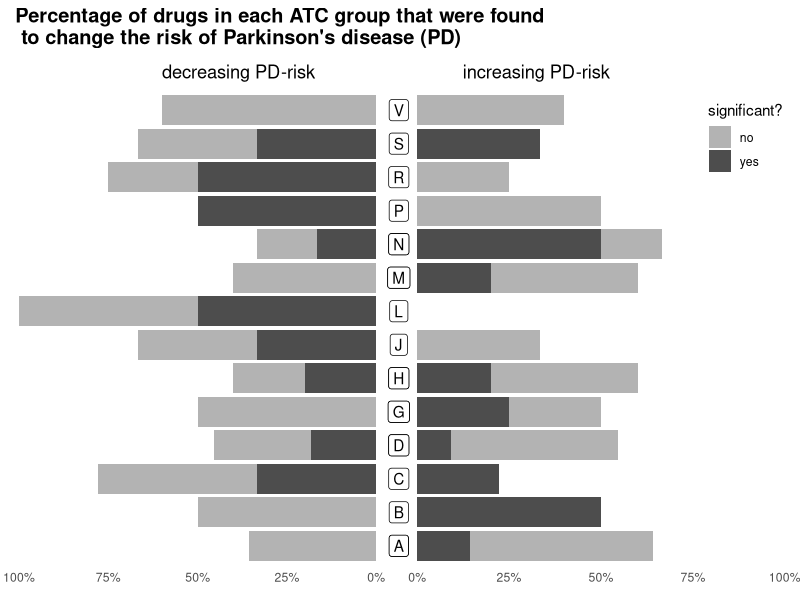
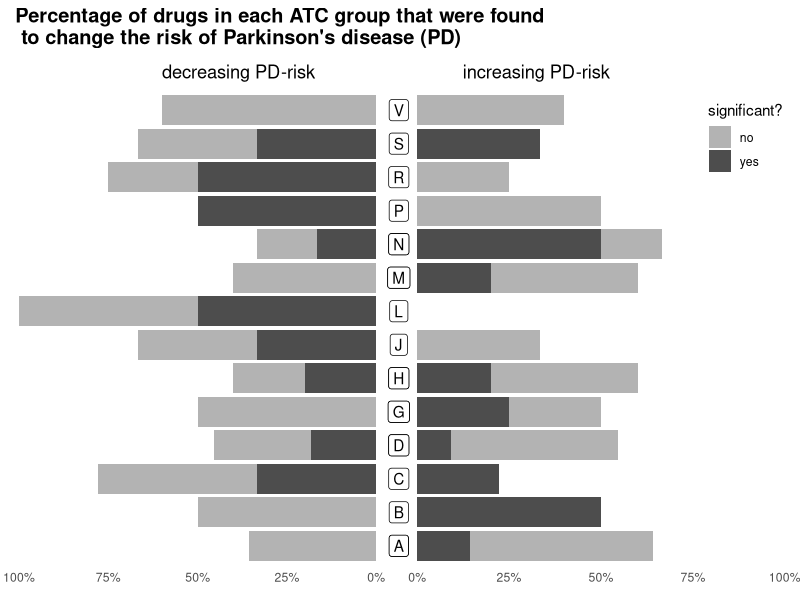

R code for these plots, in order:
# DESCRIPTION: General analysis of the ATC-level2 results
# AUTHOR: Julia Romanowska
# DATE CREATED: 2022-02-04
# DATE MODIFIED:

# SETUP --------------
library(tidyverse)
library(here)
library(patchwork)

# READ DATA --------------
# all the results
atc2level_all <- read_csv(
	here(
		"DATA",
		"expose_2_prescr_PD-4prescr-levo-mao-b_age-time-scale_results_atc2level_all.csv"
	)
)
atc2level_all

# sex-stratified
atc2level_men <- read_csv(
	here(
		"DATA",
		"expose_2_prescr_PD-4prescr-levo-mao-b_age-time-scale_results_atc2level_men.csv"
	)
)
atc2level_men
atc2level_women <- read_csv(
	here(
		"DATA",
		"expose_2_prescr_PD-4prescr-levo-mao-b_age-time-scale_results_atc2level_women.csv"
	)
)
atc2level_women

# maybe we don't need _all_ the variables at all times
atc2level_all_compact <- atc2level_all %>%
	select(-(coeff:CI.low), -p.val.group, -users.group, -hover.text)
atc2level_men_compact <- atc2level_men %>%
	select(-(coeff:CI.low), -p.val.group, -users.group, -hover.text)
atc2level_women_compact <- atc2level_women %>%
	select(-(coeff:CI.low), -p.val.group, -users.group, -hover.text)

# ANALYSE --------------
# 1. how many significant per group?
signif_per_group_all <- atc2level_all_compact %>%
	mutate(signif = p.adj.FDR < 0.05) %>%
	mutate(
		direction_change = ifelse(
			HR < 1,
			yes = "decrease",
			no = "increase"
		)
	) %>%
	group_by(group, direction_change) %>%
	count(signif)

drugs_per_group <- atc2level_all_compact %>%
	count(group, name = "drugs_per_group")

signif_per_group_all <- signif_per_group_all %>%
	left_join(drugs_per_group) %>%
	mutate(prcnt = n/drugs_per_group * 100) %>%
	ungroup() %>%
	mutate(group = as.factor(group))
signif_per_group_all

prcnt_signif_incr <- signif_per_group_all %>%
	filter(direction_change == "increase") %>%
	# there were no drugs found to 'increase PD-risk' in L-group!
	tibble::add_row(
		group = "L",
		direction_change = "increase",
		signif = FALSE,
		n = NA,
		drugs_per_group = NA,
		prcnt = 0
	) %>%
	ggplot(aes(group)) +
	geom_col(aes(x = group, y = prcnt, fill = signif)) +
	geom_label(
		aes(
			x = group, y = -5, label = group
		),
		position = position_dodge(width = 1)
	) +
	# geom_text(
	# 	aes(x = group, y = prcnt, label = as.character(n)),
	# ) +
	scale_fill_manual(
		values = c("grey70", "grey30"),
		name = "significant?",
		labels = c("no", "yes")
	) +
	coord_flip() +
	theme_minimal() +
	scale_y_continuous(
		expand = c(0,0),
		limits = c(-8, 100),
		breaks = seq(0, 100, 25),
		labels = paste0(seq(0, 100, 25), "%")
	) +
	labs(title = "increasing PD-risk") +
	theme(
		panel.grid = element_blank(),
		axis.title.y = element_blank(),
		axis.title.x = element_blank(),
		axis.text.y = element_blank(),
		panel.spacing.x = unit(0, units = "cm"),
		legend.position = c(0.9, 0.9),
		plot.title = element_text(hjust = 0.3)
	)

prcnt_signif_decr <- signif_per_group_all %>%
	filter(direction_change == "decrease") %>%
	ggplot(aes(group)) +
	geom_col(aes(x = group, y = -prcnt, fill = signif)) +
	scale_fill_manual(
		values = c("grey70", "grey30")
	) +
	coord_flip() +
	theme_minimal() +
	scale_y_continuous(
		expand = c(0,0),
		limits = c(-100, 0),
		breaks = seq(-100, 0, 25),
		labels = paste0(seq(100, 0, -25), "%")
	) +
	labs(title = "decreasing PD-risk") +
	theme(
		panel.grid = element_blank(),
		axis.title.y = element_blank(),
		axis.title.x = element_blank(),
		axis.text.y = element_blank(),
		panel.spacing.x = unit(0, units = "cm"),
		legend.position = "none",
		plot.margin = unit(c(5.5, 0, 5.5, 5.5), units = "points"),
		plot.title = element_text(hjust = 0.7)
	)

prcnt_signif_decr + prcnt_signif_incr +
	plot_layout(widths = c(0.9, 1)) +
	plot_annotation(
		title = "Percentage of drugs in each ATC group that were found\n to change the risk of Parkinson's disease (PD)",
		theme = theme(title = element_text(face = "bold", size = 12))
	)

ggsave(here("FIGURES", "prcnt_drugs_per_ATC_group_risk_change.png"))

# 2.

